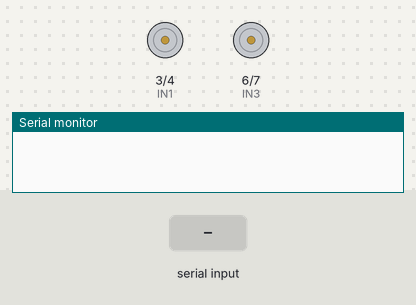
This sketch was run on a simulated Arduino Nano, built with avr-gcc and run on an emulated ATmega328P. Shown: motor-driver pin pairs drawn as motors (green arrow = first pin HIGH = forward, orange = second pin HIGH = backward, longer = more drive, scaled by the enable pin), the last lines printed to the serial monitor. The test bench sets the inputs (shaded band).

Above: at 1.2 s.
1.3 s: "90,45\n" received over Serial
At 7.3 s:
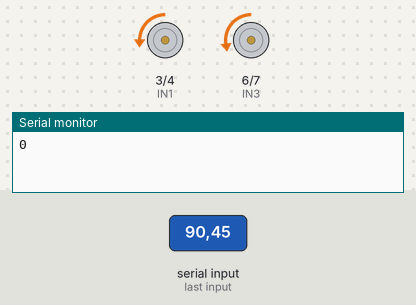
At 14.5 s:
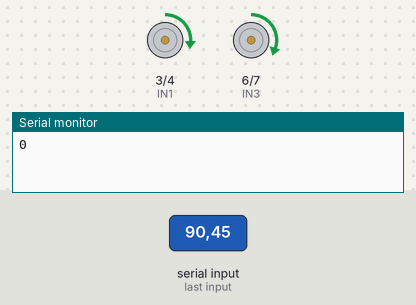
Timing chart, 0 to 19.3 s (numbered marks = the images above; inputs shaded):
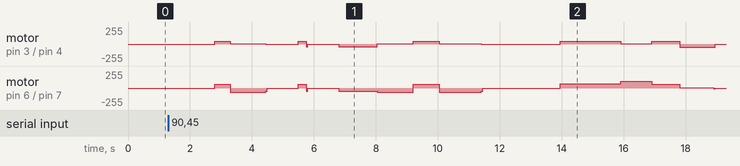

The sketch:

doit_blue.ino
```cpp
#include <QTRSensors.h>
#include <PID_v1.h>

// Motor driver pins
#define ENA 9  // Right motor speed (PWM)
#define IN1 3  // Right motor dir 1
#define IN2 4  // Right motor dir 2
#define ENB 10  // Left motor speed (PWM)
#define IN3 6  // Left motor dir 1
#define IN4 7  // Left motor dir 2

// QTR sensor array
const uint8_t SensorCount = 8;
QTRSensors qtr;
uint16_t sensorValues[SensorCount];
// uint16_t sensorMin[8] = {825, 767, 748, 726, 734, 711, 763, 806};
// uint16_t sensorMax[8] = {896, 860, 847, 830, 834, 819, 855, 884};
uint16_t sensorMin[8] = {814, 750, 731, 708, 715, 690, 745, 796};
uint16_t sensorMax[8] = {921, 886, 872, 858, 861, 851, 877, 905};

// Motor speed limits and base speeds (tuned for your mismatched motors) and debug delay
const int baseSpeedL = 45; //19
const int baseSpeedR = 60; //31
const int maxSpeedL = 120; //20
const int maxSpeedR = 120; //32
const int debug = 2500;

// PID variables
double input, output, setpoint;
double Kp = .0035, Kd = .0002, Ki = 0.0; //Kp = .007, Kd = .0002, Ki = 0.0
PID pid(&input, &output, &setpoint, Kp, Ki, Kd, DIRECT);

// === FUNCTION PROTOTYPES ===//
void moveMotors(int direction, int leftSpeed = -1, int rightSpeed = -1, int delayTime = 0, int stopAfter = 0);
void stopMotors(int leftSpeed = baseSpeedL, int rightSpeed = baseSpeedR);
bool czech(uint16_t* sensorValues, int mode);
void pidRun(uint16_t* sensorValues);
void pidGo(int mode);
void fire();
void blackPuck();
void yellowPuck();
void greenPuck();

void setup() {
  Serial.begin(9600);

  // Set up motor pins
  pinMode(ENA, OUTPUT); pinMode(IN1, OUTPUT); pinMode(IN2, OUTPUT);
  pinMode(ENB, OUTPUT); pinMode(IN3, OUTPUT); pinMode(IN4, OUTPUT);

  // Configure the sensors
  qtr.setTypeAnalog();
  qtr.setSensorPins((const uint8_t[]){A0, A1, A2, A3, A4, A5, A6, A7}, SensorCount);
  qtr.setEmitterPin(12);

  // PID setup
  setpoint = 3500;
  pid.SetMode(AUTOMATIC);
  pid.SetOutputLimits(-40, 40);
}

void moveMotors(int direction, int leftSpeed = -1, int rightSpeed = -1, int delayTime = 0, int stopAfter = 0) {
  if (leftSpeed == -1) leftSpeed = baseSpeedL;
  if (rightSpeed == -1) rightSpeed = baseSpeedR;
  //0 = backwards, 1 = forwards, 2 = left, 3 = right
  if (direction == 0){
    digitalWrite(IN1, LOW);
    digitalWrite(IN2, HIGH);
    digitalWrite(IN3, LOW);
    digitalWrite(IN4, HIGH);
    leftSpeed-=3;
    rightSpeed-=8;
  }
  else if (direction == 1){
    // Forward direction for both motors
    digitalWrite(IN1, HIGH);
    digitalWrite(IN2, LOW);
    digitalWrite(IN3, HIGH);
    digitalWrite(IN4, LOW);
  }
  else if (direction == 2){
    digitalWrite(IN1, LOW);
    digitalWrite(IN2, HIGH);
    digitalWrite(IN3, HIGH);
    digitalWrite(IN4, LOW);
    leftSpeed+=4;
    rightSpeed-=4;
  }
  else if (direction == 3){
    digitalWrite(IN1, HIGH);
    digitalWrite(IN2, LOW);
    digitalWrite(IN3, LOW);
    digitalWrite(IN4, HIGH);
    leftSpeed-=3;
  }
  analogWrite(ENA, constrain(abs(leftSpeed), 0, maxSpeedL));
  analogWrite(ENB, constrain(abs(rightSpeed), 0, maxSpeedR));
  if (delayTime) delay(delayTime);
  if (stopAfter) stopMotors(leftSpeed, rightSpeed);
}

void stopMotors(int leftSpeed = baseSpeedL, int rightSpeed = baseSpeedR){
  moveMotors(0, leftSpeed, rightSpeed, 50);
  moveMotors(1, 0, 0);
}

bool czech(uint16_t* sensorValues, int mode){
  //mode 0 = line, mode 1 = puck
  int count = 0;
  if (mode == 0){
    //if it reads 5 sensors above 700 then we know were at a black line
    for (int i = 0; i < 8; i++){
      if(sensorValues[i] > 700){
        count++;
        if(count == 5){
          return 1;
        }
      }
    }
  }
  else{
    //likewise if we read 5 sensors below 50 we know theres a break in the line = puck
    for (int i = 0; i < 8; i++){
      if(sensorValues[i] < 50){
        count++;
        if(count == 3){
          return 1;
        }
      }
    }
  }
  return 0;
}

void pidRun(uint16_t* sensorValues){
// Read QTR sensor position (0 = far left, 7000 = far right)
  input = qtr.readLineBlack(sensorValues);
  pid.Compute();

  // Apply PID correction, and constrain speeds
  int leftSpeed  = constrain(baseSpeedL + output, 0, maxSpeedL);
  int rightSpeed = constrain(baseSpeedR - output, 0, maxSpeedR);

  moveMotors(1, leftSpeed, rightSpeed);
}

void pidGo(int mode) {
//0 is line, 1 is for puck
  while (true){
    qtr.read(sensorValues);
    for (uint8_t i = 0; i < SensorCount; i++) {
      sensorValues[i] = constrain(sensorValues[i], sensorMin[i], sensorMax[i]);
      if (sensorMax[i] > sensorMin[i]) {
        sensorValues[i] = map(sensorValues[i], sensorMin[i], sensorMax[i], 0, 1000);
      } else {
        sensorValues[i] = 0; // Prevent divide by zero
      }
    }
    if (czech(sensorValues, mode)) return;
    pidRun(sensorValues);
  }
}

void fire(int range){
    //tell other nano to fire, then wait!!!
  Serial.println(range);
  delay(10);
  if (range == 0){
    delay(1000);
    moveMotors(1, -1, -1, 250, 1);
    delay(1000);
  }
  else if (range == 1){
    delay(2000);
    moveMotors(1, -1, -1, 250, 1);
    delay(1000);
  }
  else if (range == 2){
    delay(3000);
    moveMotors(1, -1, -1, 250, 1);
    delay(1000);
  }
}

void blackPuck(){
    //move up, turn, then fire
  moveMotors(1, -1, -1, 500);
  moveMotors(3, 0, baseSpeedR, 1135, 1);
  fire(0);
    //go back to line
  moveMotors(0, -1, -1, 1250);
  moveMotors(3, 0, -1, 1150);
  moveMotors(1, -1, -1, 850);
  moveMotors(3, 0, -1, 1350, 1);
}


void greenPuck(){
    //pid until it seees puck, then turn
  //pidGo(1);
  moveMotors(1, -1, baseSpeedR+2, 1950);
  moveMotors(1, baseSpeedL-40, baseSpeedR+42, 1000);
    //pid until hits line, then aim and fire
  //pidGo(0);
  moveMotors(1, -1, -1, 700);
  moveMotors(1, -1, -1, 200);
  moveMotors(2, -1, 0 , 1100, 1);
  fire(2);
    //back up and return to line
  moveMotors(0, -1, -1, 150);
  moveMotors(3, baseSpeedL+10, 0, 1000, 1);
}

void yellowPuck(){
    //pid until it sees green puck, aim, then fire
  //pidGo(1);
  moveMotors(1, -1, -1, 650);
  moveMotors(1, baseSpeedL-25, baseSpeedR+25, 855, 1);
  fire(0);
}

void loop(){
  // blackPuck();
  // delay(debug);
  // greenPuck();
  // yellowPuck();
  if (Serial.available() > 0) {
    String rx = Serial.readStringUntil('\n');
    int command = rx.toInt();
    if (command > 0) {
      delay(1500);
      blackPuck();
      delay(debug);
      greenPuck();
      yellowPuck();
    }
  }

  // blackPuck();
  // greenPuck();
  // yellowPuck();
  //while(true);
}
```
